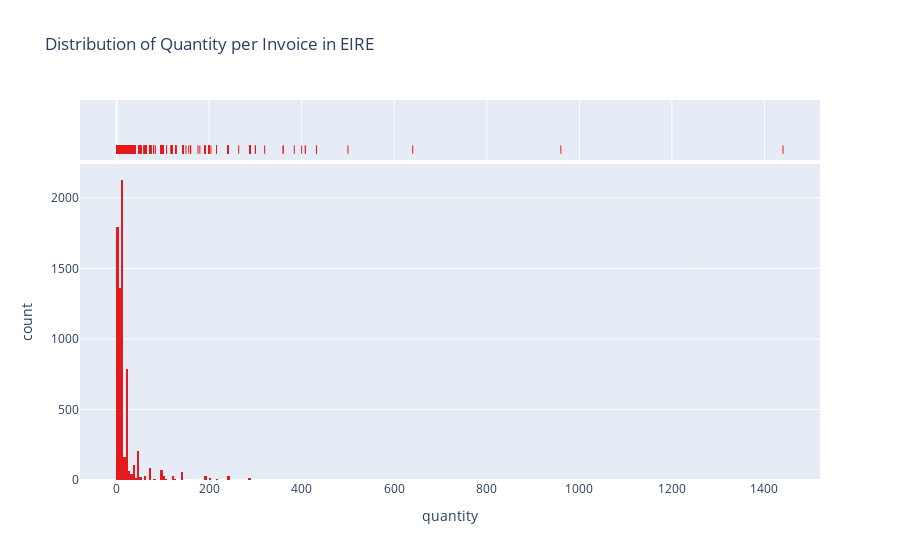
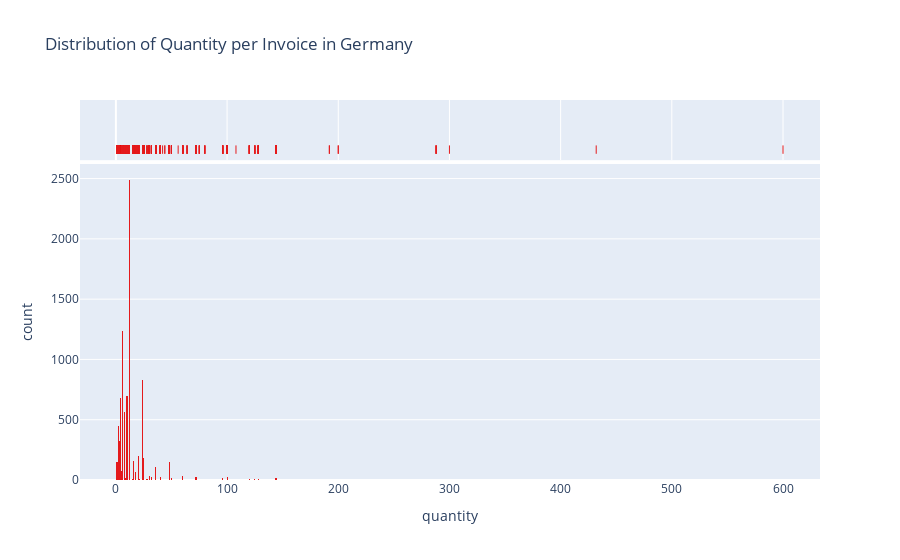
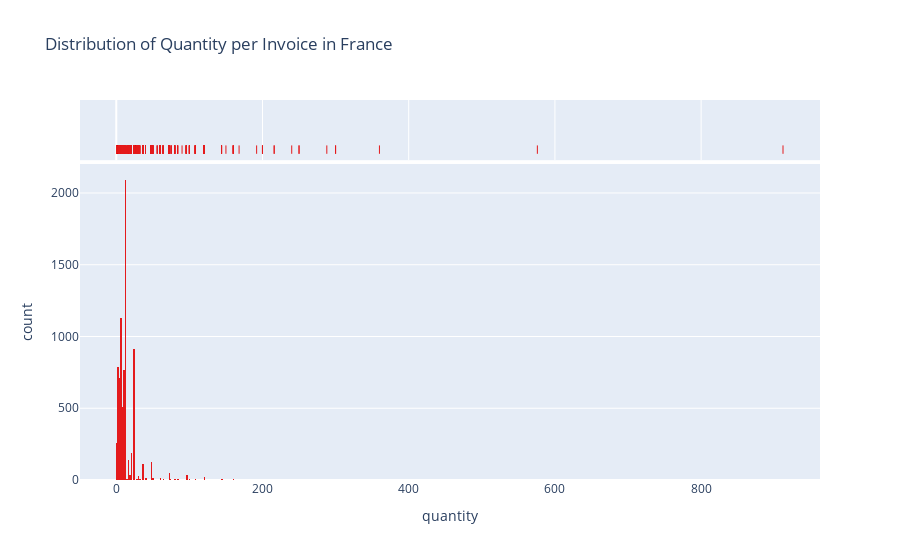
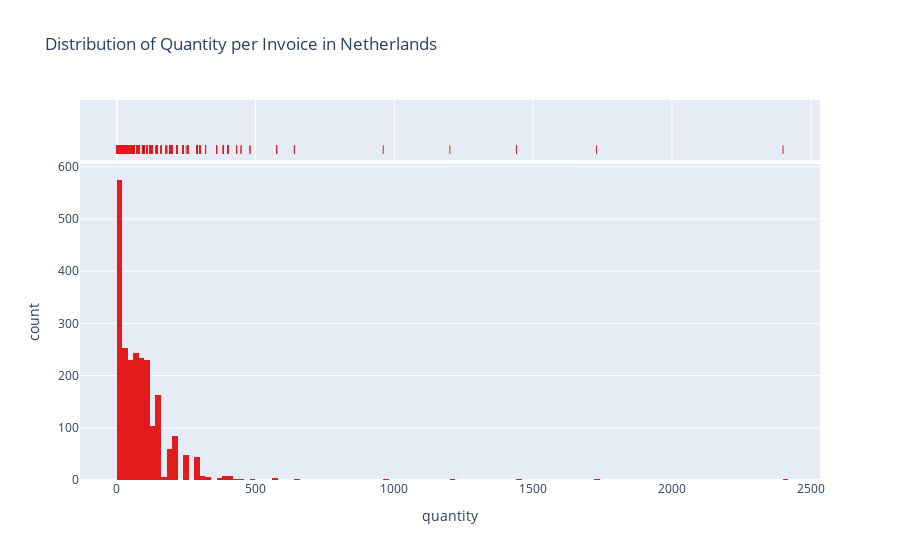

The notebook cell these images were saved under, in order:
### Markdown cell above
## 4. Create a set of interactive histograms showing the distributions of quantity per invoice for the following countries: EIRE, Germany, France, and Netherlands.

### Code cell
countries_of_interest = ['EIRE', 'Germany', 'France', 'Netherlands']


for country in countries_of_interest:
    df_filtered = df[df['country'] == country]
    
   
    fig = px.histogram(df_filtered, x='quantity',
                       title=f'Distribution of Quantity per Invoice in {country}',
                       labels={'Quantity': 'Quantity per Invoice'},
                       marginal='rug',  
                       color_discrete_sequence=px.colors.qualitative.Set1)
    
  
    fig.show()

### Figure 1 — Plotly figure (JSON) as saved in the notebook; plotly's stock layout.template omitted (floating-point values rounded to 4 significant figures; data arrays with more than 128 entries replaced by an {"elided": "..."} marker saying what was removed)
{"data": [{"alignmentgroup": "True", "bingroup": "x", "hovertemplate": "quantity=%{x}<br>count=%{y}<extra></extra>", "legendgroup": "", "marker": {"color": "rgb(228,26,28)", "pattern": {"shape": ""}}, "name": "", "offsetgroup": "", "orientation": "v", "showlegend": false, "type": "histogram", "x": {"elided": "7136 int values"}, "xaxis": "x", "yaxis": "y"}, {"alignmentgroup": "True", "boxpoints": "all", "fillcolor": "rgba(255,255,255,0)", "hoveron": "points", "hovertemplate": "quantity=%{x}<extra></extra>", "jitter": 0, "legendgroup": "", "line": {"color": "rgba(255,255,255,0)"}, "marker": {"color": "rgb(228,26,28)", "symbol": "line-ns-open"}, "name": "", "offsetgroup": "", "showlegend": false, "type": "box", "x": {"elided": "7136 int values"}, "xaxis": "x2", "yaxis": "y2"}], "layout": {"barmode": "relative", "legend": {"tracegroupgap": 0}, "title": {"text": "Distribution of Quantity per Invoice in EIRE"}, "xaxis": {"anchor": "y", "domain": [0, 1], "title": {"text": "quantity"}}, "xaxis2": {"anchor": "y2", "domain": [0, 1], "matches": "x", "showgrid": true, "showticklabels": false}, "yaxis": {"anchor": "x", "domain": [0, 0.8316], "title": {"text": "count"}}, "yaxis2": {"anchor": "x2", "domain": [0.8416, 1], "matches": "y2", "showgrid": false, "showline": false, "showticklabels": false, "ticks": ""}}}

### Figure 2 — Plotly figure (JSON) as saved in the notebook; plotly's stock layout.template omitted (floating-point values rounded to 4 significant figures; data arrays with more than 128 entries replaced by an {"elided": "..."} marker saying what was removed)
{"data": [{"alignmentgroup": "True", "bingroup": "x", "hovertemplate": "quantity=%{x}<br>count=%{y}<extra></extra>", "legendgroup": "", "marker": {"color": "rgb(228,26,28)", "pattern": {"shape": ""}}, "name": "", "offsetgroup": "", "orientation": "v", "showlegend": false, "type": "histogram", "x": {"elided": "8658 int values"}, "xaxis": "x", "yaxis": "y"}, {"alignmentgroup": "True", "boxpoints": "all", "fillcolor": "rgba(255,255,255,0)", "hoveron": "points", "hovertemplate": "quantity=%{x}<extra></extra>", "jitter": 0, "legendgroup": "", "line": {"color": "rgba(255,255,255,0)"}, "marker": {"color": "rgb(228,26,28)", "symbol": "line-ns-open"}, "name": "", "offsetgroup": "", "showlegend": false, "type": "box", "x": {"elided": "8658 int values"}, "xaxis": "x2", "yaxis": "y2"}], "layout": {"barmode": "relative", "legend": {"tracegroupgap": 0}, "title": {"text": "Distribution of Quantity per Invoice in Germany"}, "xaxis": {"anchor": "y", "domain": [0, 1], "title": {"text": "quantity"}}, "xaxis2": {"anchor": "y2", "domain": [0, 1], "matches": "x", "showgrid": true, "showticklabels": false}, "yaxis": {"anchor": "x", "domain": [0, 0.8316], "title": {"text": "count"}}, "yaxis2": {"anchor": "x2", "domain": [0.8416, 1], "matches": "y2", "showgrid": false, "showline": false, "showticklabels": false, "ticks": ""}}}

### Figure 3 — Plotly figure (JSON) as saved in the notebook; plotly's stock layout.template omitted (floating-point values rounded to 4 significant figures; data arrays with more than 128 entries replaced by an {"elided": "..."} marker saying what was removed)
{"data": [{"alignmentgroup": "True", "bingroup": "x", "hovertemplate": "quantity=%{x}<br>count=%{y}<extra></extra>", "legendgroup": "", "marker": {"color": "rgb(228,26,28)", "pattern": {"shape": ""}}, "name": "", "offsetgroup": "", "orientation": "v", "showlegend": false, "type": "histogram", "x": {"elided": "8034 int values"}, "xaxis": "x", "yaxis": "y"}, {"alignmentgroup": "True", "boxpoints": "all", "fillcolor": "rgba(255,255,255,0)", "hoveron": "points", "hovertemplate": "quantity=%{x}<extra></extra>", "jitter": 0, "legendgroup": "", "line": {"color": "rgba(255,255,255,0)"}, "marker": {"color": "rgb(228,26,28)", "symbol": "line-ns-open"}, "name": "", "offsetgroup": "", "showlegend": false, "type": "box", "x": {"elided": "8034 int values"}, "xaxis": "x2", "yaxis": "y2"}], "layout": {"barmode": "relative", "legend": {"tracegroupgap": 0}, "title": {"text": "Distribution of Quantity per Invoice in France"}, "xaxis": {"anchor": "y", "domain": [0, 1], "title": {"text": "quantity"}}, "xaxis2": {"anchor": "y2", "domain": [0, 1], "matches": "x", "showgrid": true, "showticklabels": false}, "yaxis": {"anchor": "x", "domain": [0, 0.8316], "title": {"text": "count"}}, "yaxis2": {"anchor": "x2", "domain": [0.8416, 1], "matches": "y2", "showgrid": false, "showline": false, "showticklabels": false, "ticks": ""}}}

### Figure 4 — Plotly figure (JSON) as saved in the notebook; plotly's stock layout.template omitted (floating-point values rounded to 4 significant figures; data arrays with more than 128 entries replaced by an {"elided": "..."} marker saying what was removed)
{"data": [{"alignmentgroup": "True", "bingroup": "x", "hovertemplate": "quantity=%{x}<br>count=%{y}<extra></extra>", "legendgroup": "", "marker": {"color": "rgb(228,26,28)", "pattern": {"shape": ""}}, "name": "", "offsetgroup": "", "orientation": "v", "showlegend": false, "type": "histogram", "x": {"elided": "2322 int values"}, "xaxis": "x", "yaxis": "y"}, {"alignmentgroup": "True", "boxpoints": "all", "fillcolor": "rgba(255,255,255,0)", "hoveron": "points", "hovertemplate": "quantity=%{x}<extra></extra>", "jitter": 0, "legendgroup": "", "line": {"color": "rgba(255,255,255,0)"}, "marker": {"color": "rgb(228,26,28)", "symbol": "line-ns-open"}, "name": "", "offsetgroup": "", "showlegend": false, "type": "box", "x": {"elided": "2322 int values"}, "xaxis": "x2", "yaxis": "y2"}], "layout": {"barmode": "relative", "legend": {"tracegroupgap": 0}, "title": {"text": "Distribution of Quantity per Invoice in Netherlands"}, "xaxis": {"anchor": "y", "domain": [0, 1], "title": {"text": "quantity"}}, "xaxis2": {"anchor": "y2", "domain": [0, 1], "matches": "x", "showgrid": true, "showticklabels": false}, "yaxis": {"anchor": "x", "domain": [0, 0.8316], "title": {"text": "count"}}, "yaxis2": {"anchor": "x2", "domain": [0.8416, 1], "matches": "y2", "showgrid": false, "showline": false, "showticklabels": false, "ticks": ""}}}
